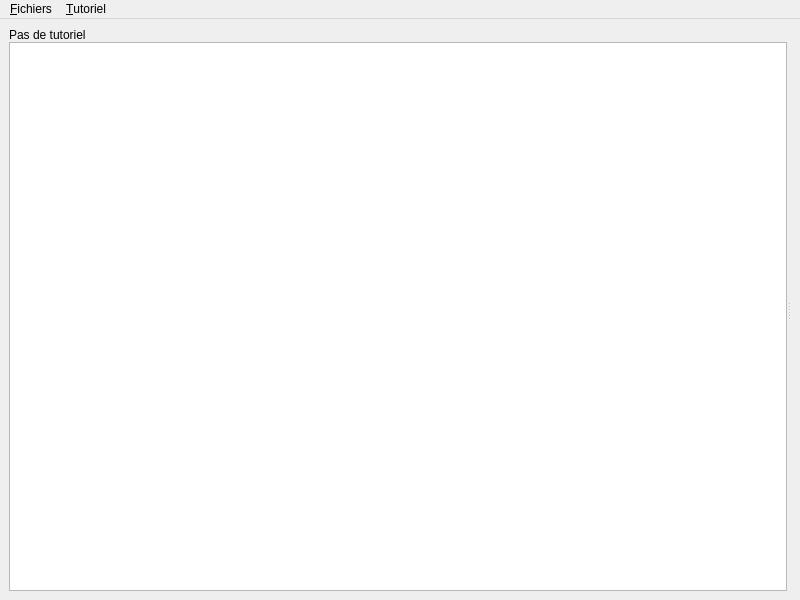
<?xml version="1.0" encoding="UTF-8"?>
<ui version="4.0">
 <class>MainWindow</class>
 <widget class="QMainWindow" name="MainWindow">
  <property name="geometry">
   <rect>
    <x>0</x>
    <y>0</y>
    <width>800</width>
    <height>600</height>
   </rect>
  </property>
  <property name="windowTitle">
   <string>ZestEd</string>
  </property>
  <widget class="QWidget" name="centralwidget">
   <layout class="QVBoxLayout" name="verticalLayout">
    <item>
     <widget class="QSplitter" name="splitter">
      <property name="orientation">
       <enum>Qt::Horizontal</enum>
      </property>
      <widget class="QFrame" name="tutorial">
       <property name="sizePolicy">
        <sizepolicy hsizetype="Expanding" vsizetype="Expanding">
         <horstretch>0</horstretch>
         <verstretch>0</verstretch>
        </sizepolicy>
       </property>
       <property name="frameShape">
        <enum>QFrame::NoFrame</enum>
       </property>
       <property name="frameShadow">
        <enum>QFrame::Raised</enum>
       </property>
       <property name="lineWidth">
        <number>0</number>
       </property>
       <layout class="QVBoxLayout" name="verticalLayout_2">
        <property name="spacing">
         <number>0</number>
        </property>
        <property name="leftMargin">
         <number>0</number>
        </property>
        <property name="topMargin">
         <number>0</number>
        </property>
        <property name="rightMargin">
         <number>0</number>
        </property>
        <property name="bottomMargin">
         <number>0</number>
        </property>
        <item>
         <widget class="QLabel" name="tutorial_title">
          <property name="text">
           <string>Pas de tutoriel</string>
          </property>
         </widget>
        </item>
        <item>
         <widget class="QTreeWidget" name="tutorial_content">
          <property name="indentation">
           <number>10</number>
          </property>
          <property name="uniformRowHeights">
           <bool>true</bool>
          </property>
          <property name="animated">
           <bool>true</bool>
          </property>
          <property name="wordWrap">
           <bool>true</bool>
          </property>
          <property name="headerHidden">
           <bool>true</bool>
          </property>
          <column>
           <property name="text">
            <string>1</string>
           </property>
           <property name="font">
            <font>
             <pointsize>13</pointsize>
            </font>
           </property>
          </column>
         </widget>
        </item>
       </layout>
      </widget>
      <widget class="QWidget" name="content" native="true">
       <layout class="QHBoxLayout" name="horizontalLayout_2">
        <property name="spacing">
         <number>0</number>
        </property>
        <property name="leftMargin">
         <number>0</number>
        </property>
        <property name="topMargin">
         <number>0</number>
        </property>
        <property name="rightMargin">
         <number>0</number>
        </property>
        <property name="bottomMargin">
         <number>0</number>
        </property>
       </layout>
      </widget>
     </widget>
    </item>
   </layout>
  </widget>
  <widget class="QMenuBar" name="menubar">
   <property name="geometry">
    <rect>
     <x>0</x>
     <y>0</y>
     <width>800</width>
     <height>22</height>
    </rect>
   </property>
   <widget class="QMenu" name="menu_Fichiers">
    <property name="title">
     <string>&amp;Fichiers</string>
    </property>
    <addaction name="actionEnregistrer"/>
    <addaction name="actionFermer"/>
    <addaction name="separator"/>
    <addaction name="actionQuitter"/>
   </widget>
   <widget class="QMenu" name="menu_Tutoriel">
    <property name="title">
     <string>&amp;Tutoriel</string>
    </property>
    <widget class="QMenu" name="menuTutorielsRecents">
     <property name="title">
      <string>Tutoriels Récents</string>
     </property>
     <addaction name="actionEmpty"/>
    </widget>
    <addaction name="actionOuvrir"/>
    <addaction name="menuTutorielsRecents"/>
   </widget>
   <addaction name="menu_Fichiers"/>
   <addaction name="menu_Tutoriel"/>
  </widget>
  <action name="actionEnregistrer">
   <property name="text">
    <string>Enregistrer</string>
   </property>
   <property name="shortcut">
    <string>Ctrl+S</string>
   </property>
  </action>
  <action name="actionPreferences">
   <property name="text">
    <string>Préférences</string>
   </property>
   <property name="shortcut">
    <string>Ctrl+,</string>
   </property>
  </action>
  <action name="actionQuitter">
   <property name="text">
    <string>Quitter</string>
   </property>
   <property name="shortcut">
    <string>Ctrl+Q</string>
   </property>
  </action>
  <action name="actionFermer">
   <property name="text">
    <string>Fermer</string>
   </property>
   <property name="shortcut">
    <string>Ctrl+W</string>
   </property>
  </action>
  <action name="actionOuvrir">
   <property name="text">
    <string>Ouvrir</string>
   </property>
   <property name="shortcut">
    <string>Ctrl+O</string>
   </property>
  </action>
  <action name="actionEmpty">
   <property name="text">
    <string>empty</string>
   </property>
  </action>
 </widget>
 <resources/>
 <connections>
  <connection>
   <sender>actionQuitter</sender>
   <signal>triggered()</signal>
   <receiver>MainWindow</receiver>
   <slot>close()</slot>
   <hints>
    <hint type="sourcelabel">
     <x>-1</x>
     <y>-1</y>
    </hint>
    <hint type="destinationlabel">
     <x>20</x>
     <y>20</y>
    </hint>
   </hints>
  </connection>
 </connections>
</ui>
